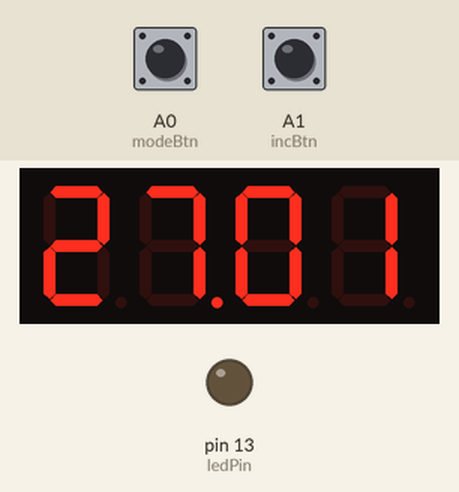
Simulated run of this sketch. Board: Arduino Uno, built with avr-gcc and run on an emulated ATmega328P. Parts: 4-digit seven-segment display, output pins drawn as LEDs (lit = HIGH). Wiring (inferred from the names in the program): 4-digit 7-segment display, segments lit when LOW: segments pin 0, pin 1, pin 2, pin 3, pin 4, pin 5, pin 6, pin 7; digit selects pin 11, pin 10, pin 9, pin 8. The test bench sets the inputs (shaded band); at power-on: A0 (modeBtn) HIGH, A1 (incBtn) HIGH. The segment pins are drawn as the display they are named for; pins used as bus, display or sensor lines are not drawn.

Above: at 1.2 s.
1.3 s: A0 (modeBtn) pulled LOW for 3.2 s
At 4.1 s:
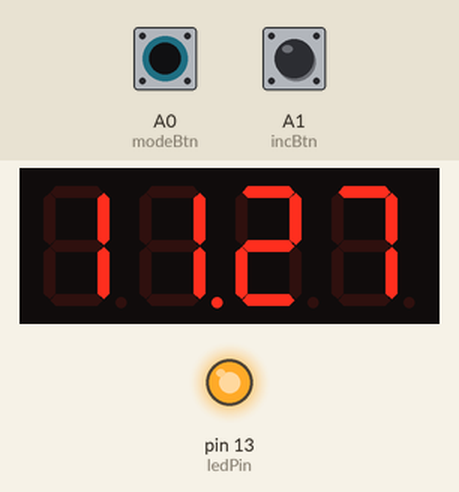
6.0 s: A1 (incBtn) pulled LOW for 3.2 s
At 6.49 s:
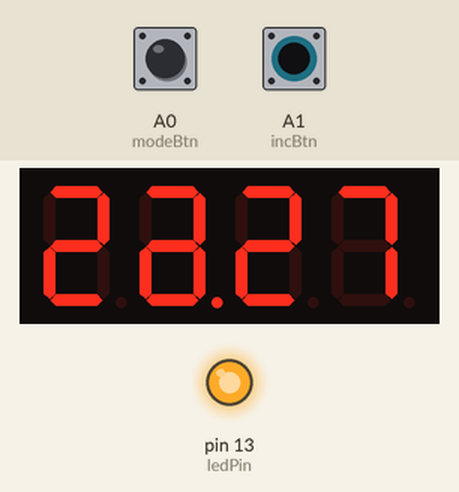
10.7 s: A0 (modeBtn) pulled LOW for 0.15 s
At 11.3 s:
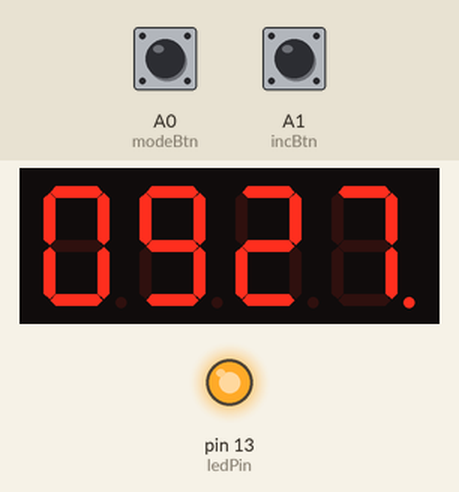
12.4 s: A1 (incBtn) pulled LOW for 0.15 s
At 13.7 s:
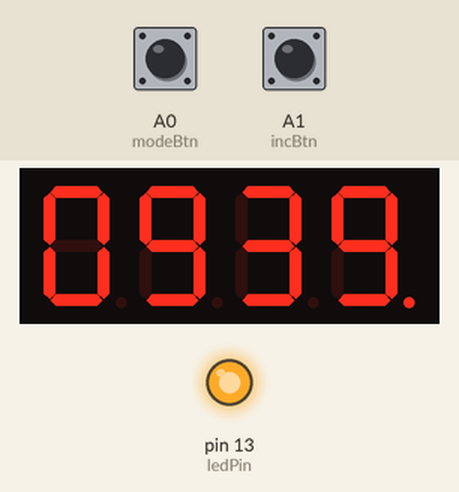
14.0 s: A0 (modeBtn) driven LOW and A1 (incBtn) driven LOW
At 16.8 s:
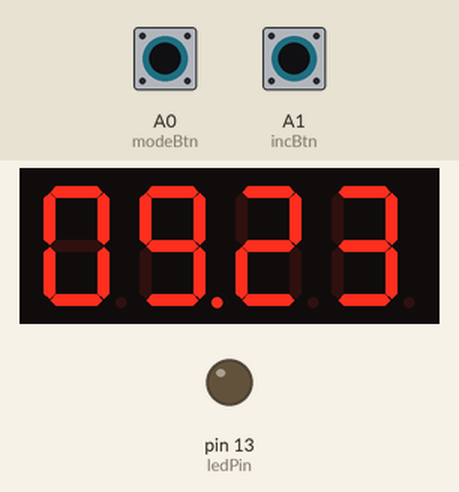
17.0 s: A1 (incBtn) driven HIGH
At 18.4 s:
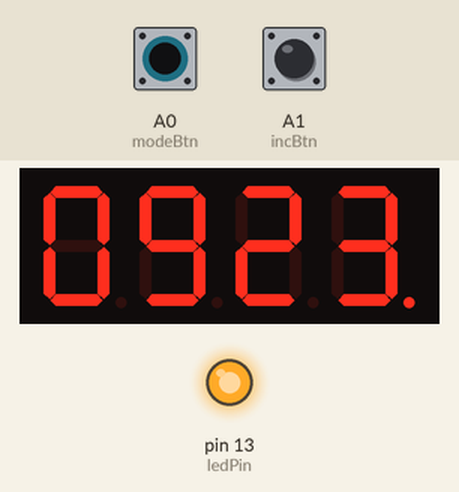
Timing chart, 0 to 20.5 s (numbered marks = the images above; inputs shaded):
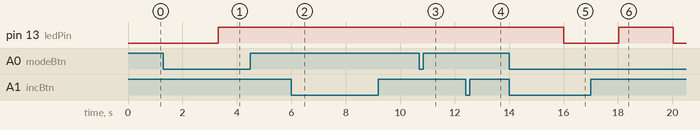

Measured:
- after the input at 1.3 s, pin 13 (ledPin): LOW → HIGH after 2.0 s
- after the input at 6.0 s, the display: first changes after 0.10 s (image 2 shows a later state)
- after the input at 10.7 s, the display: changes after 0.20 s (image 3)
- after the input at 12.4 s, the display: changes after 0.10 s (image 4)
- after the input at 14.0 s, pin 13 (ledPin): HIGH → LOW after 2.0 s; the display: first changes after 0.10 s (image 5 shows a later state)

The sketch:

digitalclock.ino
```cpp
/*
 * Tugas Sistem Mikroprosesor
 * Naufalino Fadel Hutomo (13214138)
 * Adi Trisna Nurwijaya (13214122)
 */

#include <TimerOne.h>

//Pin
#define modeBtn A0 //PC0
#define incBtn A1 //PC1
#define seg_a 0 //PD0
#define seg_b 1
#define seg_c 2
#define seg_d 3 //PD3
#define seg_e 4 //PD4
#define seg_f 5 //PD5
#define seg_g 6 //PD6
#define seg_dot 7 //PD7
#define pinA 8  //seven segment detik //PB0
#define pinB 9  //seven segment detik puluhan
#define pinC 10  //seven segment menit
#define pinD 11  ////seven segment menit puluhan  //PB3
#define ledPin 13 // state indicator

//Global Variable
int s=0; //second
int m=27; //minute
int h=11; //hour
const int holdTime =2000;

int state = 0; //state 0 for MM:SS, state=1 for HH:MM
bool button0 = HIGH, button0Last = HIGH, button1 = HIGH;
long btnDnTime; //time the button hold down
long btnUpTime; //time the button hold high
boolean ignoreUp =false; //whether ignore the button release or not
unsigned long firstTime; //how long since the first button was pressed
int setM,setS,setH; //for setting clock
int swM,swS, timStart; //for stopwatch
boolean swMode=LOW, swModeLast=LOW;
void setup() {
  // put your setup code here, to run once:
  pinMode(seg_a,OUTPUT);
  pinMode(seg_b,OUTPUT);
  pinMode(seg_c,OUTPUT);
  pinMode(seg_d,OUTPUT);
  pinMode(seg_e,OUTPUT);
  pinMode(seg_f,OUTPUT);
  pinMode(seg_g,OUTPUT);
  pinMode(seg_dot,OUTPUT);

  pinMode(pinA,OUTPUT);   //last digit
  digitalWrite(pinA,HIGH);
  pinMode(pinB,OUTPUT);
  digitalWrite(pinB,LOW);
  pinMode(pinC,OUTPUT);
  digitalWrite(pinC,LOW);
  pinMode(pinD,OUTPUT); //first digit
  digitalWrite(pinD,LOW);
  pinMode (ledPin, OUTPUT);
  digitalWrite(ledPin,LOW);

  pinMode(modeBtn,INPUT);
  pinMode(incBtn,INPUT);

  //inisialisasi timer
  Timer1.initialize(1000000);
  Timer1.attachInterrupt(timerIsr);
}

void showClock(int number1, int number2);
void state2(void);
void state3 (void);
void state4(void);
void state5 (void);
void state6(void);

void loop() {

  button0 = digitalRead(modeBtn);

  if(button0==LOW && button0Last==HIGH &&(millis()-btnUpTime)>500)
  {
    btnDnTime=millis();
    }

  //button released , store up the time
  if(button0 == HIGH && button0Last==LOW && (millis()-btnDnTime) > 50 ) //50 ms is debounce time
  {
    if(ignoreUp== false)
      {
        if (state>=5)
        {
          state = (state)%2+5;
        }else if (state >= 2)   //when in adjustment mode, toggle the adjustment mode
        {
          state = (state-1)%3 +2;
        }else
        {
          state = (state+1)%2;    //toggle display mode
        }
      }else
      {
        ignoreUp=false;
        btnUpTime=millis();
      }
  }

  //button held , store up the time
  if(button0 == LOW  && (millis()-btnDnTime) > 2000 ) //2000 ms is held time
  {
    if(state>=5)
    {
      state=0;
    }else if (state > 2)
    {
      s=setS; m = setM; h= setH;    //time adjusted
      state = state%2;
      digitalWrite(ledPin, LOW);   // indicate that back to display mode
    }else if (state==2)
    {
      state=5;
    }else
    {
      setS=s; setM=m; setH=h;     //enter adjustment mode
      state= state+2;
      digitalWrite(ledPin, HIGH);   // indicate that in adjustment mode
    }
    ignoreUp = true;
    btnDnTime = millis();
  }

  button0Last=button0;

  // state machine
  switch (state)
  {
    case 1:
      showClock(m,h);
      break;
    case 2:
      state2();   //minute adjustment
      break;
    case 3:
      state3();   //second adjustment
      break;
    case 4:
      state4();   //second adjustment
      break;
    case 5:
      state5();
      break;
    case 6:
      state6();
      break;
    case 0: showClock(s,m);
      break;
  }
}

void timerIsr()
{
    //counting
    s++;

    if (s==60)
    {
      s=0;
      m++;
      if(m==60)
      {
        m=0;
        h++;
       }
      if(h==24)
      {
        h=0;
        }
    }

    if(state==6 && (swMode==HIGH))
    {
      swS++;
      if (swS==60)
      {
        swS=0;
        swM++;
        if(swM==60)
        {
          swM=0;
        }
      }
    }
}

//Hour adjustment
void state2()
{
  button1 = digitalRead (incBtn);
  if (button1 == LOW)
  {
    setH++;
  }
  if (setH==24)
  {
    setH = 0;       //overflow
   }
   showClock(setM,setH);
}

//minute adjustment
void state3()
{
   button1 = digitalRead (incBtn);
  if (button1 == LOW)
  {
    setM++;
  }
  if (setM==60)
  {
    setM = 0;       //overflow
   }
  showClock(setM,setH);
}

//second adjustment
void state4()
{
   button1 = digitalRead (incBtn);
  if (button1 == LOW)
  {
    setS++;
  }
  if (setS==60)
  {
    setS = 0;       //overflow
   }
  showClock(setS,setM);
}

//stopwatch reset mode
void state5()
{
  swS=0; swM=0; swMode=LOW;
  showClock(swS, swM);
  digitalWrite(ledPin,HIGH);
}

//stopwatch counting mode
void state6()
{
  button1=digitalRead(incBtn);
  swMode= !(swModeLast ^ button1);
  showClock(swS,swM);
  digitalWrite(ledPin,HIGH);
  swModeLast=swMode;
}


void displayNumber (int number){
 switch (number){
    case 0:
      digitalWrite(seg_a,LOW);
      digitalWrite(seg_b,LOW);
      digitalWrite(seg_c,LOW);
      digitalWrite(seg_d,LOW);
      digitalWrite(seg_e,LOW);
      digitalWrite(seg_f,LOW);
      digitalWrite(seg_g,HIGH);
      digitalWrite(seg_dot,HIGH);
      break;
    case 1:
      digitalWrite(seg_a,HIGH);
      digitalWrite(seg_b,LOW);
      digitalWrite(seg_c,LOW);
      digitalWrite(seg_d,HIGH);
      digitalWrite(seg_e,HIGH);
      digitalWrite(seg_f,HIGH);
      digitalWrite(seg_g,HIGH);
      digitalWrite(seg_dot,HIGH);
      break;
    case 2:
      digitalWrite(seg_a,LOW);
      digitalWrite(seg_b,LOW);
      digitalWrite(seg_c,HIGH);
      digitalWrite(seg_d,LOW);
      digitalWrite(seg_e,LOW);
      digitalWrite(seg_f,HIGH);
      digitalWrite(seg_g,LOW);
      digitalWrite(seg_dot,HIGH);
      break;
    case 3:
      digitalWrite(seg_a,LOW);
      digitalWrite(seg_b,LOW);
      digitalWrite(seg_c,LOW);
      digitalWrite(seg_d,LOW);
      digitalWrite(seg_e,HIGH);
      digitalWrite(seg_f,HIGH);
      digitalWrite(seg_g,LOW);
      digitalWrite(seg_dot,HIGH);
      break;
    case 4:
      digitalWrite(seg_a,HIGH);
      digitalWrite(seg_b,LOW);
      digitalWrite(seg_c,LOW);
      digitalWrite(seg_d,HIGH);
      digitalWrite(seg_e,HIGH);
      digitalWrite(seg_f,LOW);
      digitalWrite(seg_g,LOW);
      digitalWrite(seg_dot,HIGH);
      break;
    case 5:
      digitalWrite(seg_a,LOW);
      digitalWrite(seg_b,HIGH);
      digitalWrite(seg_c,LOW);
      digitalWrite(seg_d,LOW);
      digitalWrite(seg_e,HIGH);
      digitalWrite(seg_f,LOW);
      digitalWrite(seg_g,LOW);
      digitalWrite(seg_dot,HIGH);
      break;
    case 6:
      digitalWrite(seg_a,LOW);
      digitalWrite(seg_b,HIGH);
      digitalWrite(seg_c,LOW);
      digitalWrite(seg_d,LOW);
      digitalWrite(seg_e,LOW);
      digitalWrite(seg_f,LOW);
      digitalWrite(seg_g,LOW);
      digitalWrite(seg_dot,HIGH);
      break;
    case 7:
      digitalWrite(seg_a,LOW);
      digitalWrite(seg_b,LOW);
      digitalWrite(seg_c,LOW);
      digitalWrite(seg_d,HIGH);
      digitalWrite(seg_e,HIGH);
      digitalWrite(seg_f,HIGH);
      digitalWrite(seg_g,HIGH);
      digitalWrite(seg_dot,HIGH);
      break;
    case 8:
      digitalWrite(seg_a,LOW);
      digitalWrite(seg_b,LOW);
      digitalWrite(seg_c,LOW);
      digitalWrite(seg_d,LOW);
      digitalWrite(seg_e,LOW);
      digitalWrite(seg_f,LOW);
      digitalWrite(seg_g,LOW);
      digitalWrite(seg_dot,HIGH);
      break;
    case 9:
      digitalWrite(seg_a,LOW);
      digitalWrite(seg_b,LOW);
      digitalWrite(seg_c,LOW);
      digitalWrite(seg_d,LOW);
      digitalWrite(seg_e,HIGH);
      digitalWrite(seg_f,LOW);
      digitalWrite(seg_g,LOW);
      digitalWrite(seg_dot,HIGH);
      break;
    default:
      digitalWrite(seg_a,HIGH);
      digitalWrite(seg_b,HIGH);
      digitalWrite(seg_c,HIGH);
      digitalWrite(seg_d,HIGH);
      digitalWrite(seg_e,HIGH);
      digitalWrite(seg_f,HIGH);
      digitalWrite(seg_g,LOW);
      digitalWrite(seg_dot,HIGH);
   }
 }

 //showing number in 7 segment
void showClock(int number0,int number1)
{
  unsigned int a,b,c,d;
  a= number0%10;
  b= number0/10;
  c= number1%10;
  d=number1/10;

  //display each digit
  displayNumber(a);
  digitalWrite(pinA,HIGH);
  if (state >= 3)
  {
    digitalWrite(seg_dot,LOW);
  }
  delay(3);
  digitalWrite(pinA,LOW);
  displayNumber(b);
  digitalWrite(pinB,HIGH);
  delay(3);
  digitalWrite(pinB,LOW);
  displayNumber(c);
  digitalWrite(pinC,HIGH);
  if (state < 3 || state ==6)
  {
    digitalWrite(seg_dot,LOW);
  }
  delay(3);
  digitalWrite(pinC,LOW);
  displayNumber(d);
  digitalWrite(pinD,HIGH);
  delay(3);
  digitalWrite(pinD,LOW);
 }
```
